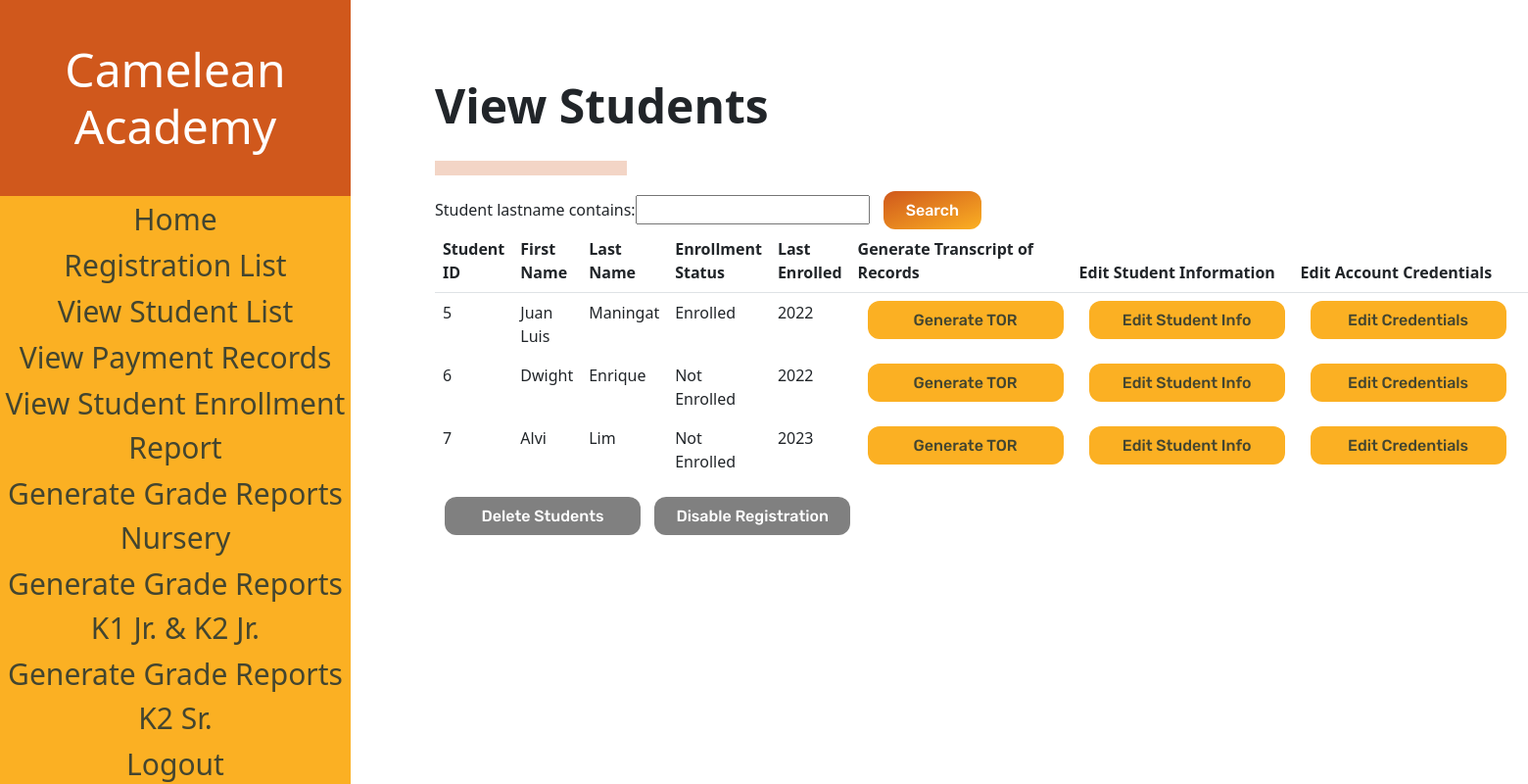
Before: /studentList (signed in) with the older database file.
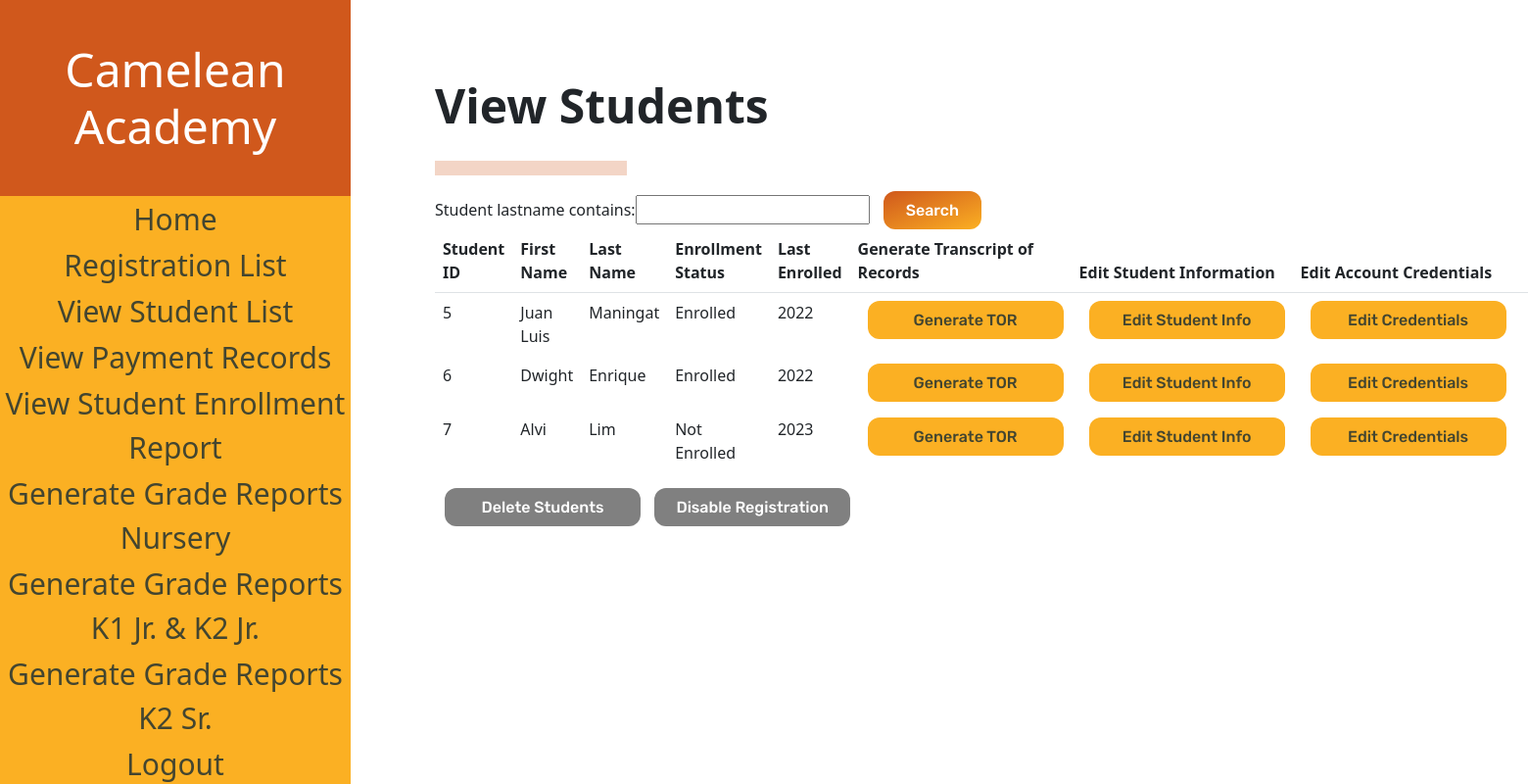
After: the same page with the newer database file.
### sis_app/models.py (models this page shows)
class Account(models.Model):
    username = models.CharField(max_length=128)
    password = models.CharField(max_length=128)#passwords should be stored hashed
    class Meta:
        abstract=True # Don't use this line if you want Contact to have its own table

class Student(Account):
    student_firstname = models.CharField(max_length=128, default=None)#
    student_lastname = models.CharField(max_length=128, default=None)#
    student_middlename = models.CharField(max_length=128, default=None)
    student_nickname = models.CharField(max_length=128, default=None)
    student_birthday = models.DateField(default=datetime.date.today())
    grade_levels = [
        ('Nursery','Nursery'),
        ('Kinder 1','Kinder 1'),
        ('Kinder 2 Junior', 'Kinder 2 Junior'),
        ('Kinder 2 Senior', 'Kinder 2 Senior'),
    ]
    student_grade_level = models.CharField(max_length=128, choices=grade_levels, default='Nursery')#
    status =[
    ('Not Enrolled','Not Enrolled'),
    ('Enrolled', 'Enrolled'),
    ]#
    enrollment_status = models.CharField(max_length=20, choices=status,default='Not Enrolled')#
    student_schoolyear_start=models.IntegerField(('year'), validators=[MinValueValidator(2000)], default=None)#
    student_address = models.CharField(max_length=300, default=None)
    student_religion = models.CharField(max_length=128, default=None)
    student_nationality = models.CharField(max_length=128, default=None)
    student_hobbies = models.TextField(max_length=500, default=None)
    student_likes = models.TextField(max_length=500, default=None)
    student_dislikes = models.TextField(max_length=500, default=None)
    student_shm = models.TextField(max_length=500, default=None)
    student_allergies = models.TextField(max_length=500, default=None)
    student_sd = models.TextField(max_length=500, default=None)
    student_oconsiderations = models.TextField(max_length=500, default=None)
    student_guardianemail = models.EmailField(max_length = 254, default=None)
    student_f_firstname = models.CharField(max_length=128, default=None)
    student_f_lastname = models.CharField(max_length=128, default=None)
    student_f_middlename = models.CharField(max_length=128, default=None)
    student_f_telno = models.CharField(max_length=128, default=None)
    student_f_address = models.CharField(max_length=300, default=None)
    student_f_occupation = models.CharField(max_length=128, default=None)
    student_f_employer = models.CharField(max_length=128, default=None)
    student_f_oaddress = models.CharField(max_length=300, default=None)
    student_f_otelno = models.CharField(max_length=128, default=None)
    student_f_natureofbusiness = models.CharField(max_length=128, default=None)
    student_m_firstname = models.CharField(max_length=128, default=None)
    student_m_lastname = models.CharField(max_length=128, default=None)
    student_m_middlename = models.CharField(max_length=128, default=None)
    student_m_telno = models.CharField(max_length=128, default=None)
    student_m_address = models.CharField(max_length=300, default=None)
    student_m_occupation = models.CharField(max_length=128, default=None)
    student_m_employer = models.CharField(max_length=128, default=None)
    student_m_oaddress = models.CharField(max_length=300, default=None)
    student_m_otelno = models.CharField(max_length=128, default=None)
    student_m_natureofbusiness = models.CharField(max_length=128, default=None)
    student_sibling_name = models.CharField(max_length=300, default=None)
    student_sibling_gender = models.CharField(max_length=128, default=None)
    student_sibling_age = models.IntegerField(default=None)
    student_sibling_school=models.CharField(max_length=300, default=None)
    student_medexp = models.BooleanField(default = False)
    student_rules = models.BooleanField(default = False)
    student_accuracy = models.BooleanField(default = False)
    student_signedname = models.CharField(max_length=300, default=None)
    student_signdate = models.DateField(default=datetime.date.today())
    enrollment_plan_choices =[
    ('Annually','Annually'),
    ('Bi-Annually', 'Bi-Annually'),
    ('Quarterly', 'Quarterly'),
    ]
    student_enrollment_plan = models.CharField(max_length=20, choices=enrollment_plan_choices,default='Annually')

### sis_app/views.py (the view)
# urls.py: path('studentList',views.StudentList, name="student_list"),
@login_required(login_url='sis_app:log_in')
def StudentList(request):
    if request.user.is_superuser:
        global toggle
        print(toggle)
        students = Student.objects.all()
        myFilter = StudentFilter(request.GET, queryset=students)
        students = myFilter.qs
        if toggle == True: #toggle is a global variable
            caption = 'Disable Registration'
        else:
            caption = 'Enable Registration'
        context = {'studentList' : students, 'myFilter': myFilter, 'caption':caption}
        return render(request,"sis_app/Student_List.html", context)
    else:
        return redirect('sis_app:home')

### sis_app/templates/sis_app/Student_List.html (shortened to what the changed rows need)
<!DOCTYPE html>
<html>
{% load static %}
<head>
    <link href="https://cdn.jsdelivr.net/npm/bootstrap@5.1.3/dist/css/bootstrap.min.css" rel="stylesheet">
    <link rel="stylesheet" href="{% static "styles/sList.css" %}" type="text/css">
</head>
<body>
    <div class="navbar">
        <div class="navbar-table-container">
            <table class = "navbarTable">
                <thead class= "border-bottom font-weight-bold">
                    <h1 class = "navbarHeader">
                        Camelean Academy
                    </h1>
                </thead>
            </table>
        </div>
    </div>
    <div class = "elements">
        <h2 class="pageHeading">View Students</h2>
        <div class="form-container">
            <form method="get" style=>
                {{myFilter.form}}
            </form>
        </div>
        <div class="table-container">
            <table class = "table table-borderless">
                <thead class= "border-bottom font-weight-bold">
                    <tr>
                        <th>Student ID</th>
                        <th>First Name</th>
                        <th>Last Name</th>
                        <th>Enrollment Status</th>
                        <th>Last Enrolled</th>
                        <th>Generate Transcript of Records</th>
                        <th>Edit Student Information</th>
                        <th>Edit Account Credentials</th>
                        <th></th>
                    </tr>
                </thead>
                <tbody>
                    {% for student in studentList %}
                    <tr>
                        <td data-heading="First Name">{{student.id}}</td>
                        <td data-heading="First Name">{{student.student_firstname}}</td>
                        <td data-heading="Last Name">{{student.student_lastname}}</td>
                        <td data-heading="Enrollment Status">{{student.enrollment_status}}</td>
                        <td data-heading="Last Enrolled">{{student.student_schoolyear_start}}</td>
                        <td><a class="buttonDesignNegative-elements" href="{% url 'sis_app:generate_tor' student.id %}">Generate TOR</a></td>
                        <td><a class="buttonDesignNegative-elements" href="{% url 'sis_app:reg_student_form' student.id %}">Edit Student Info</a></td>
                        <td><a class="buttonDesignNegative-elements" href="{% url 'sis_app:admin_account_edit' student.id %}">Edit Credentials</a></td>
                    </tr>
                    {% endfor %}
                </tbody>
            </table>
        </div>
    </div>
</body>
</html>

Changed rows visible on the page:
changed Student "Dwight": enrollment_status "Not Enrolled" → "Enrolled"
